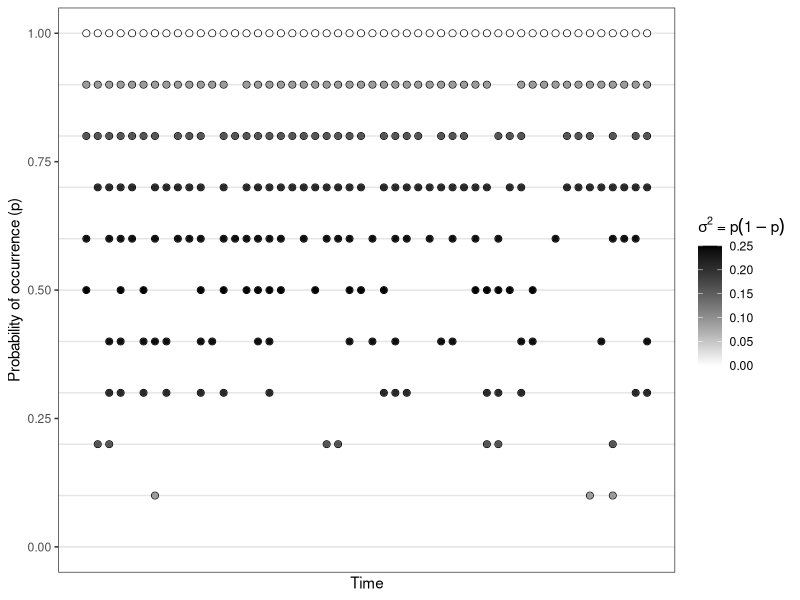

Recreate this plot in R.
## ---- chunk 1
library('ggplot2')
library('dplyr')
library('tidyr')
theme_set(theme_bw())
expand_grid(t = 1:50,
            p = seq(0, 1, by = 0.1)) %>%
  mutate(var = 1 * p * (1 - p),
         y = rbinom(n = n(), size = 1, prob = p)) %>%
  filter(y == 1) %>% # remove failures
  ggplot() +
  geom_hline(yintercept = seq(0, 1, by = 0.1), alpha = 0.1) +
  geom_point(aes(t, p), shape = 1, size = 2) +
  geom_point(aes(t, p, color = var)) +
  scale_x_continuous('Time', breaks = NULL) +
  scale_y_continuous('Probability of occurrence (p)', limits = c(0, 1)) +
  scale_color_gradient(expression(sigma^2~'='~p(1-p)), low = 'white', high = 'black') +
  theme(panel.grid = element_blank())
